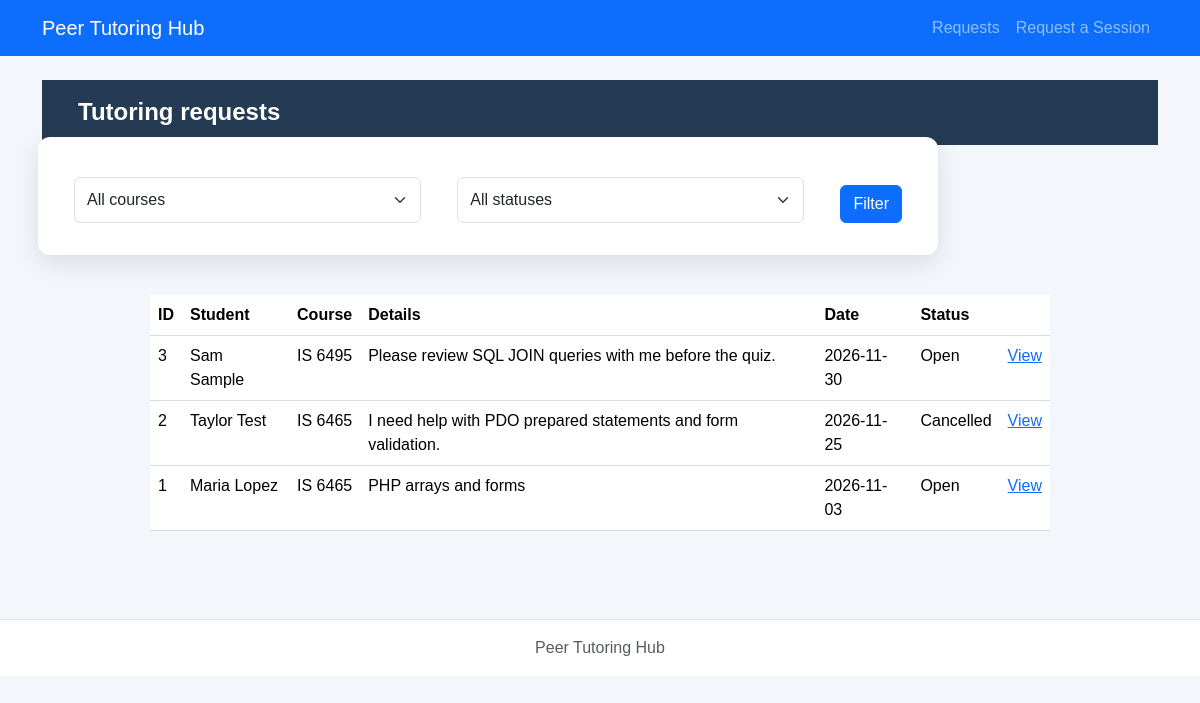
/php/requests.php, run on the app's committed database.
### tables this page shows
CREATE TABLE tutoring_requests (
    request_id INTEGER PRIMARY KEY,
    student_id INTEGER NOT NULL,
    course TEXT NOT NULL,
    topic TEXT NOT NULL,
    preferred_date TEXT NOT NULL,
    preferred_time TEXT NOT NULL,
    status TEXT NOT NULL DEFAULT 'Open'
        CHECK (status IN ('Open', 'Cancelled', 'Assigned', 'Completed')),
    created_at TEXT NOT NULL DEFAULT CURRENT_TIMESTAMP,
    FOREIGN KEY (student_id) REFERENCES students(student_id)
);

CREATE TABLE students (
    student_id INTEGER PRIMARY KEY,
    student_name TEXT NOT NULL,
    student_email TEXT NOT NULL UNIQUE
);

### config/db.php (called while the page is built)
<?php
function openDatabase($path = null) {
    if ($path === null) {
        $path = dirname(__DIR__) . '/database/tutoring.db';
    }
    $pdo = new PDO('sqlite:' . $path);
    $pdo->setAttribute(PDO::ATTR_ERRMODE, PDO::ERRMODE_EXCEPTION);
    $pdo->setAttribute(PDO::ATTR_DEFAULT_FETCH_MODE, PDO::FETCH_ASSOC);
    $pdo->exec('PRAGMA foreign_keys = ON');
    return $pdo;
}

### repositories/requestPDO.php (called while the page is built, shortened)
<?php
function listRequests($pdo, $course = '', $status = '') {
    $sql='SELECT r.*,s.student_name FROM tutoring_requests r JOIN students s ON r.student_id=s.student_id WHERE 1=1';$args=[];
    $sql.=' ORDER BY r.request_id DESC';$stmt=$pdo->prepare($sql);$stmt->execute($args);return $stmt->fetchAll();
}

### services/requestService.php (called while the page is built, shortened)
<?php
require_once dirname(__DIR__).'/repositories/requestPDO.php';
function escapeHtml($v) {return htmlspecialchars((string)$v,ENT_QUOTES,'UTF-8');}
function decodeTopic($topic) {
    $v=json_decode($topic,true);
    return is_array($v)&&isset($v['reason'])&&is_array($v['topics']??null) ? $v : ['reason'=>$topic,'topics'=>[]];
}

### php/requests.php (the view, shortened to what this page needs)
<?php
require_once __DIR__.'/../config/db.php';require_once __DIR__.'/../services/requestService.php';
$course=trim((string)($_GET['course']??''));$status=(string)($_GET['status']??'');
$rows=listRequests(openDatabase(),$course,$status);
require __DIR__.'/../includes/header.php';require __DIR__.'/../includes/nav.php';?>
<main class="container py-4"><h1>Tutoring requests</h1>
<form method="get" class="row g-2 mb-3"><div class="col"><select class="form-select" name="course"><option value="">All courses</option></select></div><div class="col"><select class="form-select" name="status"><option value="">All statuses</option></select></div><div class="col-auto"><button class="btn btn-primary">Filter</button></div></form>
<?php if(!$rows):?><p>No matching requests.</p><?php else:?><table class="table"><thead><tr><th>ID</th><th>Student</th><th>Course</th><th>Details</th><th>Date</th><th>Status</th><th></th></tr></thead><tbody><?php foreach($rows as $r):$topic=decodeTopic($r['topic']);?><tr><td><?= (int)$r['request_id']?></td><td><?=escapeHtml($r['student_name'])?></td><td><?=escapeHtml($r['course'])?></td><td><?=escapeHtml($topic['reason'])?></td><td><?=escapeHtml($r['preferred_date'])?></td><td><?=escapeHtml($r['status'])?></td><td><a href="request-details.php?request_id=<?=(int)$r['request_id']?>">View</a></td></tr><?php endforeach;?></tbody></table><?php endif;?></main><?php require __DIR__.'/../includes/footer.php';?>

### includes/header.php (shortened to what this page needs)
<!doctype html>
<html lang="en">
<head>
  <link href="https://cdn.jsdelivr.net/npm/bootstrap@5.3.3/dist/css/bootstrap.min.css" rel="stylesheet">
  <link rel="stylesheet" href="../css/styles.css">
</head>
<body>

### includes/nav.php
<nav class="navbar navbar-expand-lg navbar-dark bg-primary">
  <div class="container">
    <a class="navbar-brand" href="../index.php">Peer Tutoring Hub</a>
    <div class="navbar-nav">
      <a class="nav-link" href="requests.php">Requests</a>
      <a class="nav-link" href="request-form.php">Request a Session</a>
    </div>
  </div>
</nav>

### includes/footer.php (shortened to what this page needs)
<footer class="border-top mt-5 py-3 text-center text-muted">
  <div class="container">Peer Tutoring Hub</div>
</footer>
</body>
</html>

### css/styles.css (style rules this page uses)
* { box-sizing: border-box; }
body { margin: 0; min-height: 100vh; font-family: Arial, Helvetica, sans-serif; color: #1f2937; background-color: #f3f6fa; }
h1 { margin: 0; padding: 18px 36px; color: #ffffff; font-size: 24px; font-weight: 700; background-color: #243b53; }
main form { max-width: 900px; margin: 42px auto; padding: 32px; display: grid; grid-template-columns: 1fr 1fr; gap: 18px 28px; background-color: #ffffff; border-radius: 12px; box-shadow: 0 8px 24px rgba(31, 41, 55, 0.12); }
main form input:not([type="checkbox"]):not([type="radio"]), main form select, main form textarea { width: 100%; min-height: 46px; padding: 10px 14px; color: #374151; font: inherit; background-color: #ffffff; border: 1px solid #aeb8c5; border-radius: 8px; }
main form button { grid-column: 1 / -1; grid-row: 6; justify-self: start; margin-top: 8px; padding: 13px 26px; color: #ffffff; font-size: 16px; font-weight: 700; background-color: #d60000; border: 0; border-radius: 8px; cursor: pointer; }
table { width: calc(100% - 80px); max-width: 900px; margin: 40px auto; border-collapse: collapse; background-color: #ffffff; }
th, td { padding: 14px 16px; text-align: left; border-bottom: 1px solid #d6dbe2; }
th { background-color: #eef1f4; }
footer { padding: 22px; color: #52606d; text-align: center; background-color: #ffffff; border-top: 1px solid #d6dbe2; }

### data on the page
tutoring_requests: request_id "3", student.student_name "Sam Sample", course "IS 6495", topic "Please review SQL JOIN queries with me before the quiz.", preferred_date "2026-11-30", status "Open"
tutoring_requests: request_id "2", student.student_name "Taylor Test", course "IS 6465", topic "I need help with PDO prepared statements and form validation.", preferred_date "2026-11-25", status "Cancelled"
tutoring_requests: request_id "1", student.student_name "Maria Lopez", course "IS 6465", topic "PHP arrays and forms", preferred_date "2026-11-03", status "Open"
